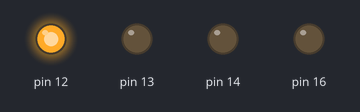
Bench run of a sketch on a simulated Arduino Uno, built with avr-gcc and run on an emulated ATmega328P. Parts: output pins drawn as LEDs (lit = HIGH). What the sketch prints to the serial monitor is not drawn.

Above: at 0.2 s.
Timing chart, 0 to 1.7 s (numbered marks = the images above):
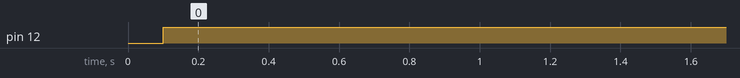

The sketch:

esp8266_4relay.ino
```cpp
void setup() {
  Serial.begin(115200);
  Serial.println("Booting");
  pinMode(12, OUTPUT);
  pinMode(13, OUTPUT);
  pinMode(14, OUTPUT);
  pinMode(16, OUTPUT);
  delay(100);

}

void loop() {
  digitalWrite(12, HIGH);  //  OFF : Rasensprenger
  digitalWrite(13, LOW);   //  ON  : Springbrunnen
  digitalWrite(14, LOW);   //  ON  : Teichumpe
  digitalWrite(16, LOW);   //. ON  : Buddhafigur
}
```

Measured:
- by itself, pin 12: LOW → HIGH at 0.10 s
